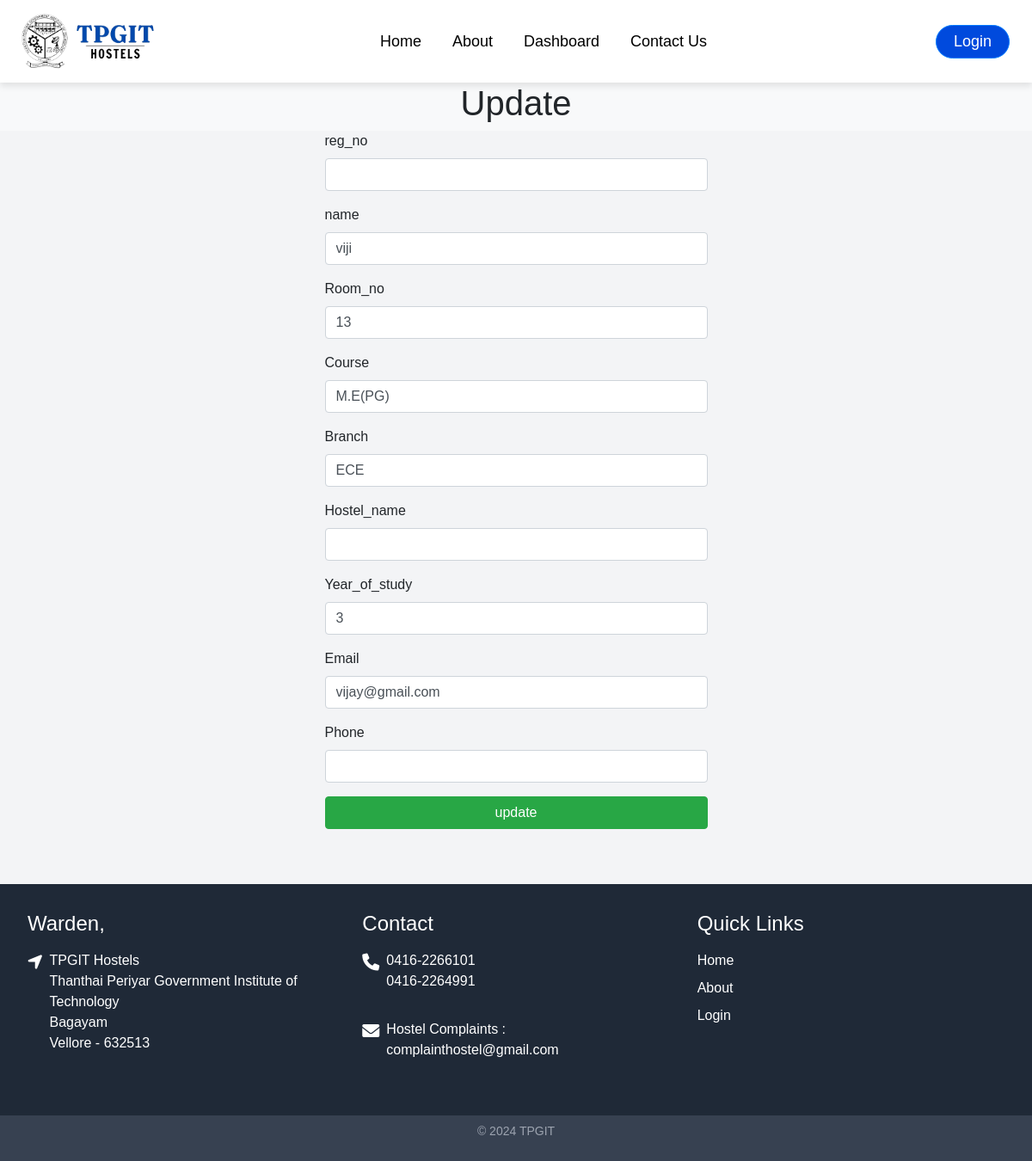
The app's page /updateData/4/ with its own data.
### notification/models.py (models this page shows, shortened)
class Student(models.Model):
    reg_no = models.CharField(max_length=50, unique=True, blank=False)
    name = models.CharField(max_length=100)
    room_no = models.CharField(max_length=10)
    cours = [('B.E(UG)', 'B.E(UG)'), ('M.E(PG)', 'M.E(PG)'), ('MCA', 'MCA')]
    course = models.CharField(max_length=100, choices=cours, blank=False, null=False)
    DEPT = [("civil", "civil"), ("CSE", "CSE"), ("ECE", "ECE"), ("MECH", "MECH"), ("EEE", "EEE")]
    branch = models.CharField(max_length=100, choices=DEPT, blank=False, null=False)
    hos_name = [('G1', 'G1'), ('G2', 'G2'), ('B1', 'B1'), ('B2', 'B2'), ('B3', 'B3')]
    hostel_name = models.CharField(max_length=100, choices=hos_name, blank=False, null=False)
    year_of_study = models.IntegerField()
    email = models.EmailField(max_length=70, blank=True, unique=True)
    phone_number = models.CharField(max_length=15, blank=True)  # Add phone number field

### notification/views.py (the view, shortened to what this page needs)
# urls.py: path('updateData/<int:id>/', views.updateData, name='updateData'),
def updateData(request, id):
    newdata = Student.objects.get(id=id)
    return render(request, 'app/update.html', {'data': newdata})

### notification/context_processors.py (called while the page is built)
def student_group(request):
    if request.user.is_authenticated:
        is_student = request.user.groups.filter(name='student').exists()
    else:
        is_student = False
    return {'is_student': is_student}

### notification/templates/app/update.html (shortened to what this page needs)
{% extends 'app/layout/main.html' %}
{% block content %}
    <section class="bg-light">
        <div class="container">
            <div class="row">
                <div class="col-12">
                    <h1 class="text-center">Update</h1>
                </div>
            </div>
        </div>
    </section>
    <section>
        <div class="container">
            <div class="row justify-content-center">
                <div class="col-md-5">
                    <form action="/updateData/{{data.id}}" method="POST">
                        <div class="mb-3">
                            <label for="" class="form-label">reg_no</label>
                            <input type="number" class="form-control" name="reg_no">
                        </div>
                        <div class="mb-3">
                            <label for="" class="form-label">name</label>
                            <input type="name" class="form-control" value={{data.name}} name="name">
                        </div>
                        <div class="mb-3">
                            <label for="" class="form-label">Room_no</label>
                            <input type="number" value={{data.room_no}} class="form-control" name="room_no">
                        </div>
                        <div class="mb-3">
                            <label for="" class="form-label">Course</label>
                            <input type="varchar" class="form-control" value={{data.course}} name="course">
                        </div>
                        <div class="mb-3">
                            <label for="" class="form-label">Branch</label>
                            <input type="varchar" value={{data.branch}} class="form-control" name="branch">
                        </div>
                        <div class="mb-3">
                            <label for="" class="form-label">Hostel_name</label>
                            <input type="varchar" vale="{{data.year_of_study}}" class="form-control" name="hostel_name">
                        </div>
                        <div class="mb-3">
                            <label for="" class="form-label">Year_of_study</label>
                            <input type="number" value="{{data.year_of_study}}" class="form-control" name="year_of_study">
                        </div>
                        <div class="mb-3">
                            <label for="" class="form-label">Email</label>
                            <input type="email" class="form-control" value='{{data.email}}' name="email">
                        </div>
                        <div class="mb-3">
                            <label for="" class="form-label">Phone</label>
                            <input type="phone" class="form-control" value='{{data.phone_number}}' name="phone">
                        </div>
                        <div class="mb-3">
                        <input class="btn btn-success btn-block" type=submit value="update" />
                    </div>
                    </form>
                </div>
            </div>
        </div>
    </section>
{% endblock %}

### notification/templates/app/component/footer.html (style rules this page uses)
body { background-color: #f3f4f6; font-family: Arial, sans-serif; }

### records on screen
Student: name "viji", room_no "13", course "M.E(PG)", branch "ECE", year_of_study "3", email "vijay@gmail.com"
